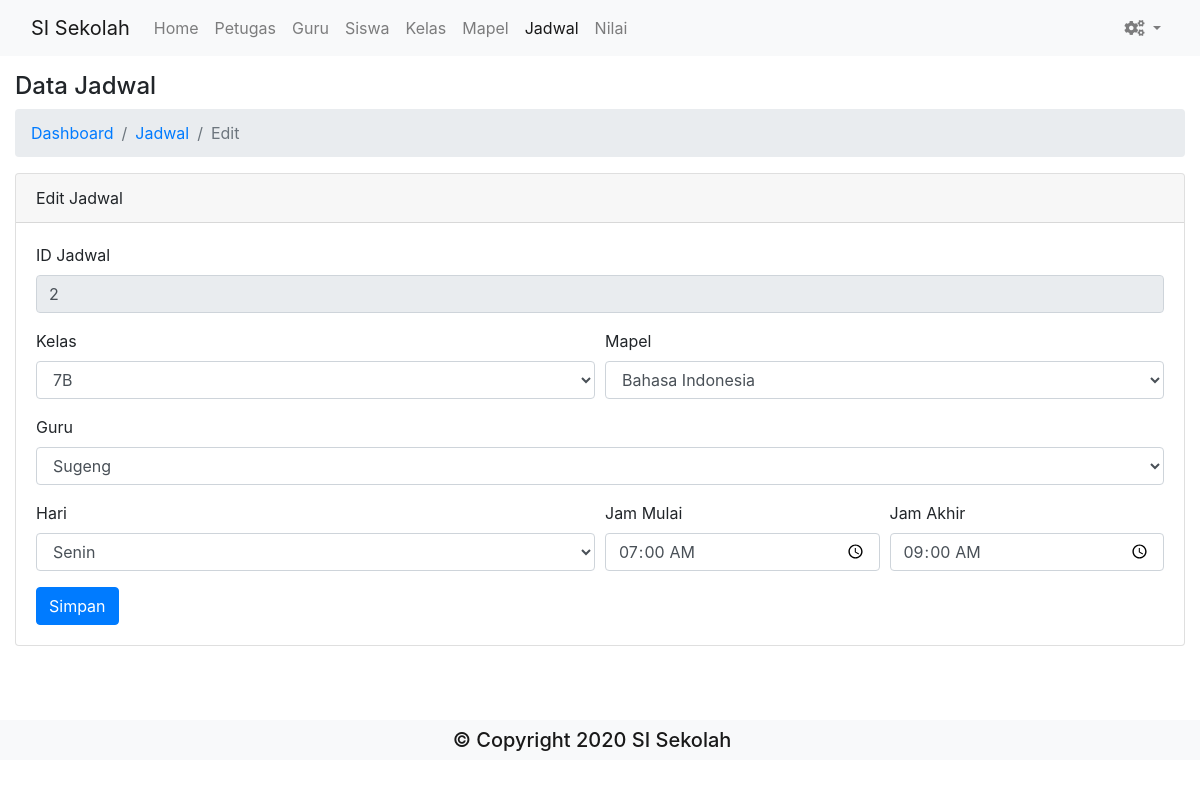
/index.php/jadwal/edit/2, run on the app's committed database.
### tables this page shows
CREATE TABLE `jadwal` (
  `id_jadwal` int(11) NOT NULL,
  `id_kelas` varchar(10) NOT NULL,
  `id_mapel` varchar(11) NOT NULL,
  `nip` int(11) NOT NULL,
  `hari` varchar(10) NOT NULL,
  `jam_mulai` time NOT NULL,
  `jam_akhir` time NOT NULL
);

CREATE TABLE `kelas` (
  `id_kelas` varchar(11) NOT NULL,
  `nama_kelas` varchar(50) NOT NULL,
  `keterangan` varchar(50) NOT NULL
);

CREATE TABLE `mapel` (
  `id_mapel` varchar(11) NOT NULL,
  `nama_mapel` varchar(50) NOT NULL
);

CREATE TABLE `guru` (
  `nip` int(11) NOT NULL,
  `nama_guru` varchar(50) NOT NULL,
  `alamat` varchar(500) NOT NULL,
  `nohp` varchar(13) NOT NULL
);

### application/controllers/Jadwal.php (called while the page is built, shortened)
<?php
class Jadwal extends CI_Controller
{
	public function __construct()
	{
		$this->load->model(array('Jadwal_model', 'Kelas_model', 'Mapel_model', 'Guru_model'));
	}
	public function edit($id = null)
	{
		$id = array('id_jadwal' => $id);
		$data = [
			'title' => 'Ubah Jadwal',
			'row' => $this->Jadwal_model->getById($id)->row(),
			'kelas' => $this->Kelas_model->get()->result(),
			'mapel' => $this->Mapel_model->get()->result(),
			'guru' => $this->Guru_model->get()->result(),
		];
		$simpan = $this->input->post('simpan');
		if ($simpan != "") {
			$id_jadwal = $this->input->post('id_jadwal');
			$id_kelas = $this->input->post('id_kelas');
			$id_mapel = $this->input->post('id_mapel');
			$nip = $this->input->post('nip');
			$hari = $this->input->post('hari');
			$jam_mulai = $this->input->post('jam_mulai');
			$jam_akhir = $this->input->post('jam_akhir');
			$id = array('id_jadwal' => $id_jadwal);
			$data = [
				'id_jadwal' => $id_jadwal,
				'id_kelas' => $id_kelas,
				'id_mapel' => $id_mapel,
				'nip' => $nip,
				'hari' => $hari,
				'jam_mulai' => $jam_mulai,
				'jam_akhir' => $jam_akhir,
			];
			$affected = $this->Jadwal_model->update($data, $id);
			if ($affected > 0) {
				$this->session->set_flashdata('theme', 'success');
				$this->session->set_flashdata('message', 'Berhasil edit jadwal');
				redirect("jadwal");
			} else {
				$this->session->set_flashdata('theme', 'danger');
				$this->session->set_flashdata('message', 'Gagal edit jadwal');
				redirect("jadwal/edit/$id_jadwal");
			}
		} else {
			$this->load->view('template/header', $data);
			$this->load->view('jadwal/edit', $data);
			$this->load->view('template/footer');
		}
	}
}

### index.php (called while the page is built, shortened)
<?php
require_once BASEPATH.'core/CodeIgniter.php';

### application/models/Jadwal_model.php (called while the page is built, shortened)
<?php
class Jadwal_model extends CI_Model
{
    private $table = 'jadwal';
    public function getById($id)
    {
        return $this->db->get_where($this->table, $id);
    }
}

### application/models/Kelas_model.php (called while the page is built, shortened)
<?php
class Kelas_model extends CI_Model {
	private $table = 'kelas';
	public function get()
	{
		return $this->db->get($this->table);
	}
}

### application/models/Mapel_model.php (called while the page is built, shortened)
<?php
class Mapel_model extends CI_Model {
	private $table = 'mapel';
	public function get()
	{
		return $this->db->get($this->table);
	}
}

### application/models/Guru_model.php (called while the page is built, shortened)
<?php
class Guru_model extends CI_Model {
	private $table = 'guru';
	public function get()
	{
		return $this->db->get($this->table);
	}
}

### application/views/jadwal/edit.php (the view, shortened to what this page needs)
<div class="container-fluid mt-4">
	<h4>Data Jadwal</h4>
	<nav aria-label="breadcrumb">
		<ol class="breadcrumb">
			<li class="breadcrumb-item"><a href="<?= site_url("dashboard") ?>">Dashboard</a></li>
			<li class="breadcrumb-item"><a href="<?= site_url("jadwal") ?>">Jadwal</a></li>
			<li class="breadcrumb-item active" aria-current="page">Edit</li>
		</ol>
	</nav>
	<div class="card mt-2">
		<div class="card-header">
			Edit Jadwal
		</div>
		<div class="card-body">
			<form action="<?= site_url("jadwal/edit") ?>" method="post">
				<div class="form-group">
					<label for="id_jadwal">ID Jadwal</label>
					<input type="number" class="form-control" id="id_jadwal" readonly name="id_jadwal" value="<?= $row->id_jadwal ?>">
				</div>
				<div class="form-row">
					<div class="form-group col-md-6">
						<label for="id_kelas">Kelas</label>
						<select id="id_kelas" name="id_kelas" class="form-control">
							<?php
								foreach ($kelas as $r) :
							?>
							<option value="<?= $r->id_kelas ?>" <?= $row->id_kelas == $r->id_kelas ? 'selected' : '' ?>><?= $r->nama_kelas ?></option>
							<?php endforeach; ?>
						</select>
					</div>
					<div class="form-group col-md-6">
						<label for="id_mapel">Mapel</label>
						<select id="id_mapel" name="id_mapel" class="form-control">
							<?php
								foreach ($mapel as $r) :
							?>
							<option value="<?= $r->id_mapel ?>" <?= $row->id_mapel == $r->id_mapel ? 'selected' : '' ?>><?= $r->nama_mapel ?></option>
							<?php endforeach; ?>
						</select>
					</div>
				</div>
				<div class="form-group">
					<label for="nip">Guru</label>
					<select id="nip" name="nip" class="form-control">
						<?php
							foreach ($guru as $r) :
						?>
						<option value="<?= $r->nip ?>" <?= $row->nip == $r->nip ? 'selected' : '' ?>><?= $r->nama_guru ?></option>
						<?php endforeach; ?>
					</select>
				</div>
				<div class="form-row">
					<div class="form-group col-md-6">
						<label for="hari">Hari</label>
						<select id="hari" name="hari" class="form-control">
							<option value="Senin" <?= $row->hari == 'Senin' ? 'selected' : '' ?>>Senin</option>
						</select>
					</div>
					<div class="form-group col-md-3">
						<label for="jam_mulai">Jam Mulai</label>
						<input type="time" class="form-control" id="jam_mulai" name="jam_mulai" value="<?= $row->jam_mulai ?>">
					</div>
					<div class="form-group col-md-3">
						<label for="jam_akhir">Jam Akhir</label>
						<input type="time" class="form-control" id="jam_akhir" name="jam_akhir" value="<?= $row->jam_akhir ?>">
					</div>
				</div>
				<button type="submit" class="btn btn-primary" value="simpan" name="simpan">Simpan</button>
			</form>
		</div>
	</div>
</div>

### data on the page
jadwal: id_jadwal "2", id_kelas "7B", id_mapel "Bahasa Indonesia", nip "Sugeng", hari "Senin", jam_mulai "07:00:00", jam_akhir "09:00:00"
